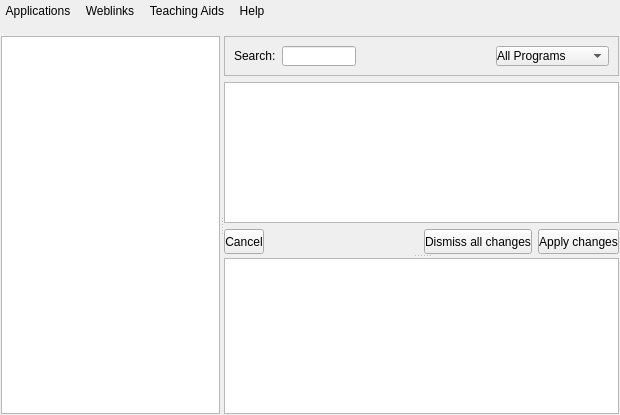
<?xml version="1.0" encoding="UTF-8"?>
<ui version="4.0">
 <class>Eduversum</class>
 <widget class="QWidget" name="Eduversum">
  <property name="geometry">
   <rect>
    <x>0</x>
    <y>0</y>
    <width>620</width>
    <height>415</height>
   </rect>
  </property>
  <property name="windowTitle">
   <string>Eduversum</string>
  </property>
  <layout class="QVBoxLayout" name="verticalLayout_3">
   <property name="margin">
    <number>1</number>
   </property>
   <item>
    <widget class="QWidget" name="widget" native="true">
     <property name="sizePolicy">
      <sizepolicy hsizetype="Preferred" vsizetype="Fixed">
       <horstretch>0</horstretch>
       <verstretch>0</verstretch>
      </sizepolicy>
     </property>
     <layout class="QHBoxLayout" name="horizontalLayout">
      <property name="leftMargin">
       <number>0</number>
      </property>
      <property name="topMargin">
       <number>0</number>
      </property>
      <property name="rightMargin">
       <number>0</number>
      </property>
      <item>
       <widget class="QToolButton" name="applicationsButton">
        <property name="styleSheet">
         <string>border:0</string>
        </property>
        <property name="text">
         <string>Applications</string>
        </property>
        <property name="iconSize">
         <size>
          <width>22</width>
          <height>22</height>
         </size>
        </property>
        <property name="popupMode">
         <enum>QToolButton::InstantPopup</enum>
        </property>
        <property name="toolButtonStyle">
         <enum>Qt::ToolButtonTextBesideIcon</enum>
        </property>
       </widget>
      </item>
      <item>
       <widget class="QToolButton" name="webButton">
        <property name="styleSheet">
         <string>border:0</string>
        </property>
        <property name="text">
         <string>Weblinks</string>
        </property>
        <property name="iconSize">
         <size>
          <width>22</width>
          <height>22</height>
         </size>
        </property>
        <property name="popupMode">
         <enum>QToolButton::InstantPopup</enum>
        </property>
        <property name="toolButtonStyle">
         <enum>Qt::ToolButtonTextBesideIcon</enum>
        </property>
       </widget>
      </item>
      <item>
       <widget class="QToolButton" name="docsButton">
        <property name="styleSheet">
         <string>border:0</string>
        </property>
        <property name="text">
         <string>Teaching Aids</string>
        </property>
        <property name="iconSize">
         <size>
          <width>22</width>
          <height>22</height>
         </size>
        </property>
        <property name="popupMode">
         <enum>QToolButton::InstantPopup</enum>
        </property>
        <property name="toolButtonStyle">
         <enum>Qt::ToolButtonTextBesideIcon</enum>
        </property>
       </widget>
      </item>
      <item>
       <widget class="QToolButton" name="helpButton">
        <property name="sizeIncrement">
         <size>
          <width>0</width>
          <height>0</height>
         </size>
        </property>
        <property name="styleSheet">
         <string>border:0</string>
        </property>
        <property name="text">
         <string>Help</string>
        </property>
        <property name="iconSize">
         <size>
          <width>22</width>
          <height>22</height>
         </size>
        </property>
        <property name="checkable">
         <bool>false</bool>
        </property>
        <property name="popupMode">
         <enum>QToolButton::InstantPopup</enum>
        </property>
        <property name="toolButtonStyle">
         <enum>Qt::ToolButtonTextBesideIcon</enum>
        </property>
       </widget>
      </item>
      <item>
       <spacer name="horizontalSpacer">
        <property name="orientation">
         <enum>Qt::Horizontal</enum>
        </property>
        <property name="sizeHint" stdset="0">
         <size>
          <width>40</width>
          <height>20</height>
         </size>
        </property>
       </spacer>
      </item>
     </layout>
    </widget>
   </item>
   <item>
    <widget class="QStackedWidget" name="contentStackedWidget">
     <property name="styleSheet">
      <string>margin:0</string>
     </property>
     <property name="currentIndex">
      <number>0</number>
     </property>
     <widget class="QWidget" name="appsPage">
      <layout class="QGridLayout" name="gridLayout_3">
       <property name="margin">
        <number>0</number>
       </property>
       <item row="0" column="0">
        <widget class="QSplitter" name="splitter1">
         <property name="orientation">
          <enum>Qt::Horizontal</enum>
         </property>
         <widget class="QWidget" name="leftwidget" native="true">
          <property name="minimumSize">
           <size>
            <width>0</width>
            <height>0</height>
           </size>
          </property>
          <property name="maximumSize">
           <size>
            <width>16777215</width>
            <height>16777215</height>
           </size>
          </property>
          <layout class="QGridLayout" name="gridLayout_2">
           <property name="margin">
            <number>0</number>
           </property>
           <item row="0" column="0">
            <widget class="QTreeWidget" name="categoriesTreeWidget">
             <property name="sizePolicy">
              <sizepolicy hsizetype="Preferred" vsizetype="Preferred">
               <horstretch>0</horstretch>
               <verstretch>0</verstretch>
              </sizepolicy>
             </property>
             <property name="minimumSize">
              <size>
               <width>0</width>
               <height>0</height>
              </size>
             </property>
             <property name="maximumSize">
              <size>
               <width>16777215</width>
               <height>16777215</height>
              </size>
             </property>
             <property name="iconSize">
              <size>
               <width>32</width>
               <height>3332</height>
              </size>
             </property>
             <property name="rootIsDecorated">
              <bool>false</bool>
             </property>
             <property name="headerHidden">
              <bool>true</bool>
             </property>
             <column>
              <property name="text">
               <string>1</string>
              </property>
             </column>
            </widget>
           </item>
          </layout>
         </widget>
         <widget class="QWidget" name="content" native="true">
          <layout class="QGridLayout" name="gridLayout_4">
           <property name="margin">
            <number>0</number>
           </property>
           <item row="0" column="0">
            <widget class="QSplitter" name="splitter">
             <property name="orientation">
              <enum>Qt::Vertical</enum>
             </property>
             <widget class="QWidget" name="topWidget" native="true">
              <layout class="QGridLayout" name="gridLayout_6">
               <property name="margin">
                <number>0</number>
               </property>
               <item row="0" column="0">
                <widget class="QFrame" name="frame0">
                 <property name="frameShape">
                  <enum>QFrame::StyledPanel</enum>
                 </property>
                 <property name="frameShadow">
                  <enum>QFrame::Raised</enum>
                 </property>
                 <layout class="QGridLayout" name="gridLayout_5">
                  <item row="0" column="0">
                   <widget class="QLabel" name="label">
                    <property name="text">
                     <string>Search:</string>
                    </property>
                   </widget>
                  </item>
                  <item row="0" column="1">
                   <widget class="QLineEdit" name="searchLineEdit">
                    <property name="sizePolicy">
                     <sizepolicy hsizetype="Expanding" vsizetype="Preferred">
                      <horstretch>0</horstretch>
                      <verstretch>0</verstretch>
                     </sizepolicy>
                    </property>
                   </widget>
                  </item>
                  <item row="0" column="2">
                   <spacer name="horizontalSpacer2">
                    <property name="orientation">
                     <enum>Qt::Horizontal</enum>
                    </property>
                    <property name="sizeHint" stdset="0">
                     <size>
                      <width>168</width>
                      <height>20</height>
                     </size>
                    </property>
                   </spacer>
                  </item>
                  <item row="0" column="3">
                   <widget class="QComboBox" name="comboBox">
                    <property name="sizePolicy">
                     <sizepolicy hsizetype="Preferred" vsizetype="Preferred">
                      <horstretch>0</horstretch>
                      <verstretch>0</verstretch>
                     </sizepolicy>
                    </property>
                    <item>
                     <property name="text">
                      <string>All Programs</string>
                     </property>
                    </item>
                    <item>
                     <property name="text">
                      <string>Only installed</string>
                     </property>
                    </item>
                    <item>
                     <property name="text">
                      <string>Only not installed</string>
                     </property>
                    </item>
                   </widget>
                  </item>
                 </layout>
                </widget>
               </item>
               <item row="1" column="0">
                <widget class="QTreeWidget" name="treeWidget">
                 <property name="iconSize">
                  <size>
                   <width>32</width>
                   <height>32</height>
                  </size>
                 </property>
                 <property name="rootIsDecorated">
                  <bool>false</bool>
                 </property>
                 <property name="headerHidden">
                  <bool>true</bool>
                 </property>
                 <column>
                  <property name="text">
                   <string>1</string>
                  </property>
                 </column>
                </widget>
               </item>
               <item row="2" column="0">
                <widget class="QStackedWidget" name="stackedWidget">
                 <property name="sizePolicy">
                  <sizepolicy hsizetype="Expanding" vsizetype="Fixed">
                   <horstretch>0</horstretch>
                   <verstretch>0</verstretch>
                  </sizepolicy>
                 </property>
                 <property name="currentIndex">
                  <number>1</number>
                 </property>
                 <widget class="QWidget" name="page0">
                  <layout class="QGridLayout" name="gridLayout_7">
                   <property name="margin">
                    <number>0</number>
                   </property>
                   <item row="0" column="3">
                    <spacer name="horizontalSpacer3">
                     <property name="orientation">
                      <enum>Qt::Horizontal</enum>
                     </property>
                     <property name="sizeHint" stdset="0">
                      <size>
                       <width>175</width>
                       <height>24</height>
                      </size>
                     </property>
                    </spacer>
                   </item>
                   <item row="0" column="0">
                    <widget class="QPushButton" name="execPushButton">
                     <property name="sizePolicy">
                      <sizepolicy hsizetype="Preferred" vsizetype="Preferred">
                       <horstretch>0</horstretch>
                       <verstretch>0</verstretch>
                      </sizepolicy>
                     </property>
                     <property name="text">
                      <string>Start</string>
                     </property>
                     <property name="checkable">
                      <bool>false</bool>
                     </property>
                    </widget>
                   </item>
                   <item row="0" column="1">
                    <widget class="QPushButton" name="homepagePushButton">
                     <property name="sizePolicy">
                      <sizepolicy hsizetype="Preferred" vsizetype="Preferred">
                       <horstretch>0</horstretch>
                       <verstretch>0</verstretch>
                      </sizepolicy>
                     </property>
                     <property name="text">
                      <string>Homepage</string>
                     </property>
                    </widget>
                   </item>
                   <item row="0" column="2">
                    <widget class="QPushButton" name="examplePushButton">
                     <property name="sizePolicy">
                      <sizepolicy hsizetype="Preferred" vsizetype="Preferred">
                       <horstretch>0</horstretch>
                       <verstretch>0</verstretch>
                      </sizepolicy>
                     </property>
                     <property name="text">
                      <string>Example Files</string>
                     </property>
                    </widget>
                   </item>
                   <item row="0" column="4">
                    <widget class="QPushButton" name="showChangesPushButton">
                     <property name="sizePolicy">
                      <sizepolicy hsizetype="Minimum" vsizetype="Preferred">
                       <horstretch>0</horstretch>
                       <verstretch>0</verstretch>
                      </sizepolicy>
                     </property>
                     <property name="text">
                      <string>Show changes</string>
                     </property>
                    </widget>
                   </item>
                  </layout>
                 </widget>
                 <widget class="QWidget" name="page1">
                  <layout class="QGridLayout" name="gridLayout_8">
                   <property name="margin">
                    <number>0</number>
                   </property>
                   <item row="0" column="0">
                    <widget class="QPushButton" name="cancelChangesPushButton">
                     <property name="sizePolicy">
                      <sizepolicy hsizetype="Preferred" vsizetype="Preferred">
                       <horstretch>0</horstretch>
                       <verstretch>0</verstretch>
                      </sizepolicy>
                     </property>
                     <property name="text">
                      <string>Cancel</string>
                     </property>
                     <property name="checkable">
                      <bool>false</bool>
                     </property>
                    </widget>
                   </item>
                   <item row="0" column="1">
                    <spacer name="horizontalSpacer4">
                     <property name="orientation">
                      <enum>Qt::Horizontal</enum>
                     </property>
                     <property name="sizeHint" stdset="0">
                      <size>
                       <width>50</width>
                       <height>25</height>
                      </size>
                     </property>
                    </spacer>
                   </item>
                   <item row="0" column="2">
                    <widget class="QPushButton" name="discardChangesPushButton">
                     <property name="sizePolicy">
                      <sizepolicy hsizetype="Preferred" vsizetype="Preferred">
                       <horstretch>0</horstretch>
                       <verstretch>0</verstretch>
                      </sizepolicy>
                     </property>
                     <property name="text">
                      <string>Dismiss all changes</string>
                     </property>
                     <property name="checkable">
                      <bool>false</bool>
                     </property>
                    </widget>
                   </item>
                   <item row="0" column="3">
                    <widget class="QPushButton" name="applyChangesPushButton">
                     <property name="sizePolicy">
                      <sizepolicy hsizetype="Preferred" vsizetype="Preferred">
                       <horstretch>0</horstretch>
                       <verstretch>0</verstretch>
                      </sizepolicy>
                     </property>
                     <property name="text">
                      <string>Apply changes</string>
                     </property>
                     <property name="checkable">
                      <bool>false</bool>
                     </property>
                    </widget>
                   </item>
                  </layout>
                 </widget>
                </widget>
               </item>
              </layout>
             </widget>
             <widget class="QWidget" name="bottomWidget" native="true">
              <layout class="QGridLayout" name="gridLayout_9">
               <property name="margin">
                <number>0</number>
               </property>
               <item row="0" column="0">
                <widget class="QTextBrowser" name="descriptionTextBrowser">
                 <property name="openExternalLinks">
                  <bool>true</bool>
                 </property>
                </widget>
               </item>
              </layout>
             </widget>
            </widget>
           </item>
          </layout>
         </widget>
        </widget>
       </item>
      </layout>
     </widget>
     <widget class="QWidget" name="webPage">
      <layout class="QVBoxLayout" name="verticalLayout">
       <item>
        <widget class="QSplitter" name="splitter_2">
         <property name="orientation">
          <enum>Qt::Vertical</enum>
         </property>
         <widget class="QTreeWidget" name="webTreeWidget">
          <property name="rootIsDecorated">
           <bool>false</bool>
          </property>
          <property name="headerHidden">
           <bool>true</bool>
          </property>
          <column>
           <property name="text">
            <string/>
           </property>
          </column>
         </widget>
         <widget class="QTextBrowser" name="webTextBrowser">
          <property name="styleSheet">
           <string/>
          </property>
          <property name="html">
           <string>&lt;!DOCTYPE HTML PUBLIC &quot;-//W3C//DTD HTML 4.0//EN&quot; &quot;http://www.w3.org/TR/REC-html40/strict.dtd&quot;&gt;
&lt;html&gt;&lt;head&gt;&lt;meta name=&quot;qrichtext&quot; content=&quot;1&quot; /&gt;&lt;style type=&quot;text/css&quot;&gt;
p, li { white-space: pre-wrap; }
&lt;/style&gt;&lt;/head&gt;&lt;body style=&quot; font-family:'Bitstream Vera Sans'; font-size:10pt; font-weight:400; font-style:normal;&quot;&gt;
&lt;p style=&quot;-qt-paragraph-type:empty; margin-top:0px; margin-bottom:0px; margin-left:0px; margin-right:0px; -qt-block-indent:0; text-indent:0px;&quot;&gt;&lt;/p&gt;&lt;/body&gt;&lt;/html&gt;</string>
          </property>
         </widget>
        </widget>
       </item>
      </layout>
     </widget>
     <widget class="QWidget" name="aidsPage">
      <layout class="QVBoxLayout" name="verticalLayout_2">
       <item>
        <widget class="QSplitter" name="splitter_3">
         <property name="orientation">
          <enum>Qt::Vertical</enum>
         </property>
         <widget class="QTreeWidget" name="docsTreeWidget">
          <attribute name="headerVisible">
           <bool>false</bool>
          </attribute>
          <column>
           <property name="text">
            <string notr="true"/>
           </property>
          </column>
         </widget>
         <widget class="QTextBrowser" name="docsTextBrowser"/>
        </widget>
       </item>
      </layout>
     </widget>
    </widget>
   </item>
  </layout>
  <action name="actionUeberEduversum">
   <property name="text">
    <string>About Eduversum</string>
   </property>
  </action>
  <action name="actionQuit">
   <property name="text">
    <string>Quit</string>
   </property>
  </action>
  <action name="actionEduversumHilfe">
   <property name="text">
    <string>Eduversum Help</string>
   </property>
  </action>
  <action name="actionArbeitsmaterialen">
   <property name="text">
    <string>Notebook-Education</string>
   </property>
  </action>
  <action name="actionGrundsatzartikel">
   <property name="text">
    <string>Articles of Principle</string>
   </property>
  </action>
  <action name="actionSeminarix_latex">
   <property name="text">
    <string>seminarix-latex</string>
   </property>
  </action>
 </widget>
 <resources/>
 <connections>
  <connection>
   <sender>actionEduversumHilfe</sender>
   <signal>activated()</signal>
   <receiver>Eduversum</receiver>
   <slot>showHelp()</slot>
   <hints>
    <hint type="sourcelabel">
     <x>-1</x>
     <y>-1</y>
    </hint>
    <hint type="destinationlabel">
     <x>367</x>
     <y>226</y>
    </hint>
   </hints>
  </connection>
  <connection>
   <sender>actionUeberEduversum</sender>
   <signal>activated()</signal>
   <receiver>Eduversum</receiver>
   <slot>showAbout()</slot>
   <hints>
    <hint type="sourcelabel">
     <x>-1</x>
     <y>-1</y>
    </hint>
    <hint type="destinationlabel">
     <x>367</x>
     <y>226</y>
    </hint>
   </hints>
  </connection>
  <connection>
   <sender>actionArbeitsmaterialen</sender>
   <signal>activated()</signal>
   <receiver>Eduversum</receiver>
   <slot>showStuff()</slot>
   <hints>
    <hint type="sourcelabel">
     <x>-1</x>
     <y>-1</y>
    </hint>
    <hint type="destinationlabel">
     <x>367</x>
     <y>226</y>
    </hint>
   </hints>
  </connection>
  <connection>
   <sender>actionGrundsatzartikel</sender>
   <signal>activated()</signal>
   <receiver>Eduversum</receiver>
   <slot>showOpenSource()</slot>
   <hints>
    <hint type="sourcelabel">
     <x>-1</x>
     <y>-1</y>
    </hint>
    <hint type="destinationlabel">
     <x>367</x>
     <y>226</y>
    </hint>
   </hints>
  </connection>
  <connection>
   <sender>actionSeminarix_latex</sender>
   <signal>activated()</signal>
   <receiver>Eduversum</receiver>
   <slot>showSeminarixLatex()</slot>
   <hints>
    <hint type="sourcelabel">
     <x>-1</x>
     <y>-1</y>
    </hint>
    <hint type="destinationlabel">
     <x>213</x>
     <y>451</y>
    </hint>
   </hints>
  </connection>
  <connection>
   <sender>applicationsButton</sender>
   <signal>clicked()</signal>
   <receiver>Eduversum</receiver>
   <slot>showAppsPage()</slot>
   <hints>
    <hint type="sourcelabel">
     <x>47</x>
     <y>35</y>
    </hint>
    <hint type="destinationlabel">
     <x>323</x>
     <y>225</y>
    </hint>
   </hints>
  </connection>
  <connection>
   <sender>docsButton</sender>
   <signal>clicked()</signal>
   <receiver>Eduversum</receiver>
   <slot>showDocsPage()</slot>
   <hints>
    <hint type="sourcelabel">
     <x>142</x>
     <y>35</y>
    </hint>
    <hint type="destinationlabel">
     <x>323</x>
     <y>225</y>
    </hint>
   </hints>
  </connection>
  <connection>
   <sender>docsTreeWidget</sender>
   <signal>doubleClicked(QModelIndex)</signal>
   <receiver>Eduversum</receiver>
   <slot>showDoc()</slot>
   <hints>
    <hint type="sourcelabel">
     <x>323</x>
     <y>239</y>
    </hint>
    <hint type="destinationlabel">
     <x>323</x>
     <y>225</y>
    </hint>
   </hints>
  </connection>
  <connection>
   <sender>webTreeWidget</sender>
   <signal>itemClicked(QTreeWidgetItem*,int)</signal>
   <receiver>Eduversum</receiver>
   <slot>showWebDescription()</slot>
   <hints>
    <hint type="sourcelabel">
     <x>323</x>
     <y>203</y>
    </hint>
    <hint type="destinationlabel">
     <x>323</x>
     <y>225</y>
    </hint>
   </hints>
  </connection>
  <connection>
   <sender>webTreeWidget</sender>
   <signal>itemDoubleClicked(QTreeWidgetItem*,int)</signal>
   <receiver>Eduversum</receiver>
   <slot>showWeblink()</slot>
   <hints>
    <hint type="sourcelabel">
     <x>323</x>
     <y>203</y>
    </hint>
    <hint type="destinationlabel">
     <x>323</x>
     <y>225</y>
    </hint>
   </hints>
  </connection>
  <connection>
   <sender>webButton</sender>
   <signal>clicked()</signal>
   <receiver>Eduversum</receiver>
   <slot>showWeblinkPage()</slot>
   <hints>
    <hint type="sourcelabel">
     <x>127</x>
     <y>13</y>
    </hint>
    <hint type="destinationlabel">
     <x>323</x>
     <y>225</y>
    </hint>
   </hints>
  </connection>
  <connection>
   <sender>docsTreeWidget</sender>
   <signal>itemClicked(QTreeWidgetItem*,int)</signal>
   <receiver>Eduversum</receiver>
   <slot>showDocDescription()</slot>
   <hints>
    <hint type="sourcelabel">
     <x>323</x>
     <y>137</y>
    </hint>
    <hint type="destinationlabel">
     <x>323</x>
     <y>225</y>
    </hint>
   </hints>
  </connection>
 </connections>
 <slots>
  <slot>showHelp()</slot>
  <slot>showAbout()</slot>
  <slot>showStuff()</slot>
  <slot>showOpenSource()</slot>
  <slot>showSeminarixLatex()</slot>
  <slot>showAppsPage()</slot>
  <slot>showDocsPage()</slot>
  <slot>showDoc()</slot>
  <slot>showWebDescription()</slot>
  <slot>showWeblink()</slot>
  <slot>showWeblinkPage()</slot>
  <slot>showDocDescription()</slot>
 </slots>
</ui>
